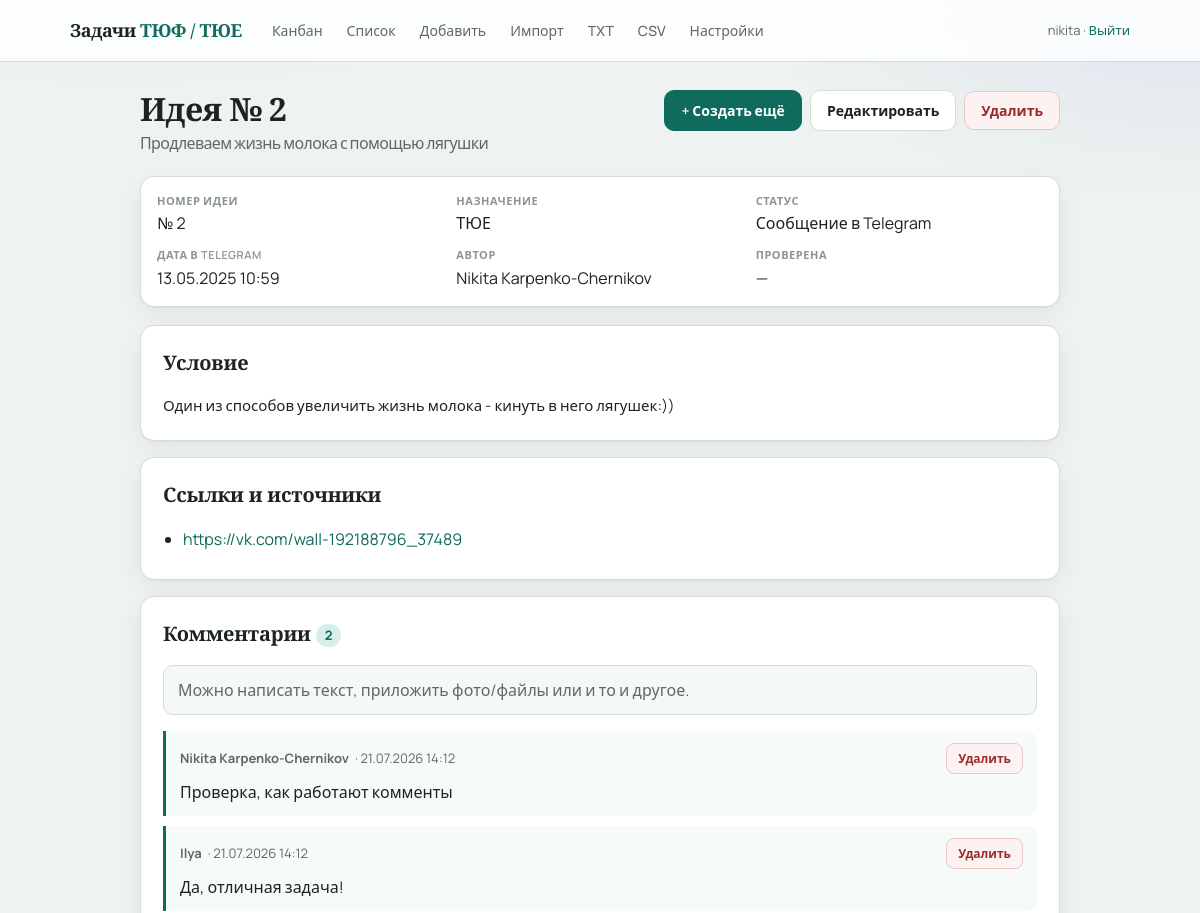
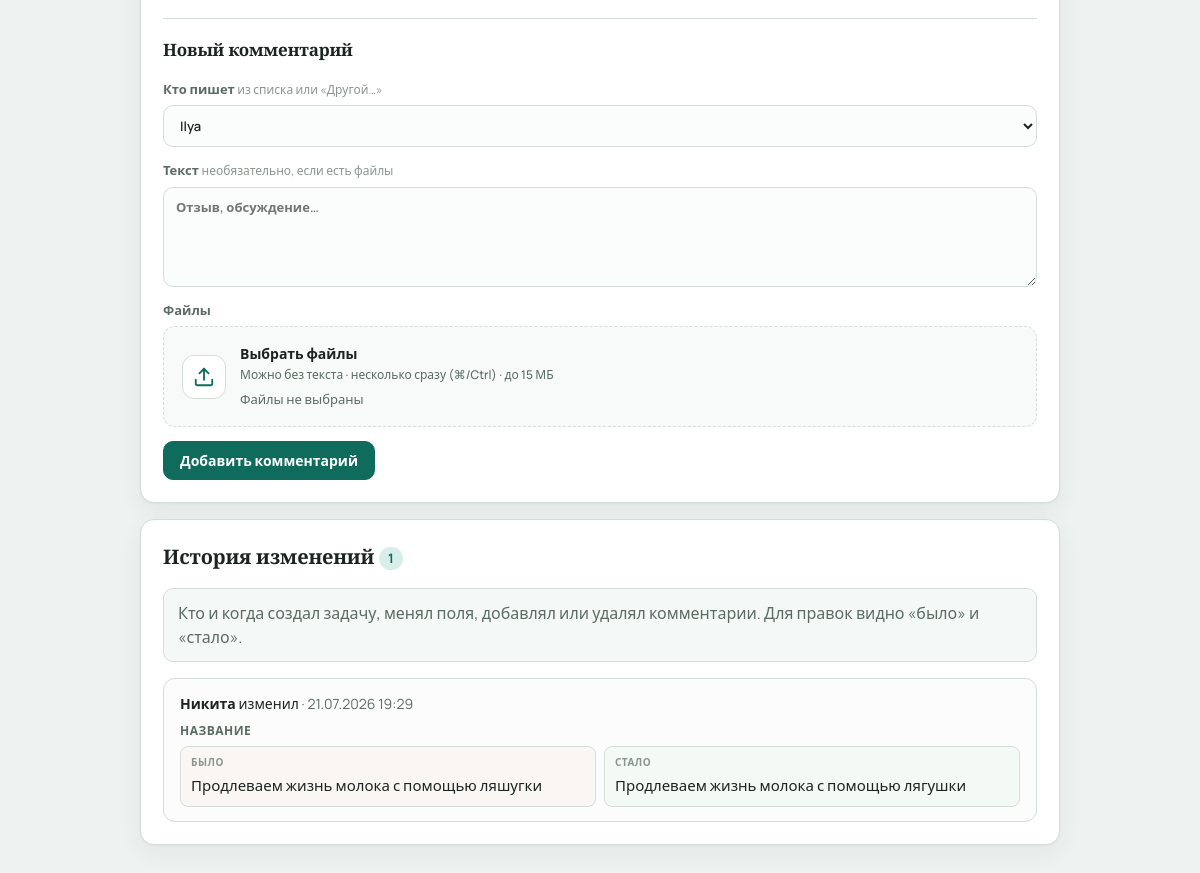
Page /tasks/2 (signed in) on the committed database (2 pictures, top to bottom).
### app/models.py (models this page shows)
class Task(Base):
    __tablename__ = "tasks"
    id = Column(Integer, primary_key=True, autoincrement=True)
    idea_number = Column(Integer, nullable=True, index=True)
    title = Column(String(500), nullable=True)
    condition = Column(Text, nullable=True)
    formulirovka = Column(Text, nullable=True)
    itogovaya_formulirovka = Column(Text, nullable=True)
    author = Column(String(100), nullable=True)
    naznachenie = Column(String(50), nullable=True)
    status = Column(String(50), default="tg", index=True)
    proverena = Column(String(20), nullable=True)
    archived = Column(Boolean, default=False, nullable=False)
    video_url = Column(String(1000), nullable=True)
    tags = Column(String(500), nullable=True)
    sources = Column(Text, nullable=True)
    telegram_url = Column(String(1000), nullable=True)
    telegram_datetime = Column(DateTime, nullable=False)
    answer_options = Column(Text, nullable=True)
    turnir = Column(String(20), nullable=True)
    turnir_year = Column(Integer, nullable=True)
    task_number = Column(Integer, nullable=True)
    etap_kk = Column(String(20), nullable=True)
    created_at = Column(DateTime, default=datetime.utcnow)
    updated_at = Column(DateTime, default=datetime.utcnow, onupdate=datetime.utcnow)
    comments = relationship(
        "Comment", back_populates="task", cascade="all, delete-orphan", order_by="Comment.created_at"
    )
    history = relationship(
        "TaskHistory",
        back_populates="task",
        cascade="all, delete-orphan",
        order_by="TaskHistory.created_at.desc()",
    )
    attachments = relationship(
        "Attachment",
        back_populates="task",
        cascade="all, delete-orphan",
        order_by="Attachment.created_at",
    )

class Comment(Base):
    __tablename__ = "comments"
    id = Column(Integer, primary_key=True, autoincrement=True)
    task_id = Column(Integer, ForeignKey("tasks.id", ondelete="CASCADE"), index=True)
    text = Column(Text, nullable=False)
    author = Column(String(100), nullable=False)
    telegram_url = Column(String(1000), nullable=True)
    created_at = Column(DateTime, default=datetime.utcnow)
    task = relationship("Task", back_populates="comments")
    attachments = relationship(
        "Attachment",
        back_populates="comment",
        cascade="all, delete-orphan",
        order_by="Attachment.created_at",
    )

class TaskHistory(Base):
    __tablename__ = "task_history"
    id = Column(Integer, primary_key=True, autoincrement=True)
    task_id = Column(Integer, ForeignKey("tasks.id", ondelete="CASCADE"), index=True, nullable=False)
    user = Column(String(100), nullable=False)
    action = Column(String(50), nullable=False)
    summary = Column(Text, nullable=True)
    changes_json = Column(Text, nullable=True)
    created_at = Column(DateTime, default=datetime.utcnow, index=True)
    task = relationship("Task", back_populates="history")

### app/routes.py (the view)
@router.get("/tasks/{task_id}", response_class=HTMLResponse)
def task_detail(
    request: Request,
    task_id: int,
    db: Session = Depends(get_db),
    created: str = Query(None),
):
    user = login_required(request)
    if not user:
        return RedirectResponse("/login", status_code=303)
    task = db.query(Task).options(
        joinedload(Task.comments).joinedload(Comment.attachments),
        joinedload(Task.attachments),
        joinedload(Task.history),
    ).filter(Task.id == task_id).first()
    if not task:
        raise HTTPException(status_code=404, detail="Задача не найдена")
    history = []
    for entry in sorted(task.history, key=lambda e: e.created_at or datetime.min, reverse=True):
        history.append({
            "entry": entry,
            "action_label": action_label(entry.action),
            "changes": parse_changes(entry),
        })
    task_files = [a for a in task.attachments if a.comment_id is None]
    attach_idea_occurrences(db, [task])
    return templates.TemplateResponse(
        request,
        "detail.html",
        {
            "user": user,
            "task": task,
            "task_files": task_files,
            "just_created": created == "1",
            "naznachenie_labels": NAZNACHENIE_LABELS,
            "status_labels": STATUS_LABELS,
            "proverena_labels": PROVERENA_LABELS,
            "format_igraetsya": format_igraetsya,
            "format_idea_label": format_idea_label,
            "format_idea_title": format_idea_title,
            "authors": _author_suggestions(db),
            "default_comment_author": DEFAULT_COMMENT_AUTHOR,
            "history": history,
        },
    )

### app/templates/detail.html (shortened to what this page needs)
{% extends "base.html" %}
{% from "macros.html" import file_picker, attachment_list, author_field with context %}
{% block content %}
<div class="page-header">
  <h1>
    {{ format_idea_title(task) }}
    {% if task.title %}<span class="subtitle">{{ task.title }}</span>{% endif %}
  </h1>
  <div class="actions-inline">
    <a href="/new" class="btn primary">+ Создать ещё</a>
    <a href="/tasks/{{ task.id }}/edit" class="btn secondary">Редактировать</a>
    <form method="post" action="/tasks/{{ task.id }}/delete" onsubmit="return confirm('Удалить задачу?')">
      <button type="submit" class="btn danger">Удалить</button>
    </form>
  </div>
</div>
<div class="meta-grid">
  <div><span class="label">Номер идеи</span>{{ format_idea_label(task) }}</div>
  <div><span class="label">Назначение</span>{{ naznachenie_labels.get(task.naznachenie or '', '—') }}</div>
  <div><span class="label">Статус</span>{{ status_labels.get(task.status, task.status) }}</div>
  <div><span class="label">Дата в Telegram</span>{{ task.telegram_datetime.strftime('%d.%m.%Y %H:%M') }}</div>
  <div><span class="label">Автор</span>{{ task.author or '—' }}</div>
  <div><span class="label">Проверена</span>{{ proverena_labels.get(task.proverena or '', '—') }}</div>
  {% set ig = format_igraetsya(task) %}
</div>
<section class="card">
  <h2>Условие</h2>
  <div class="pre-wrap">{{ task.condition or '—' }}</div>
</section>
<section class="card">
  <h2>Ссылки и источники</h2>
  {% if task.sources %}
  <ul class="links">
    {% for src in task.sources.splitlines() %}
    {% if src.strip() %}
    <li><a href="{{ src.strip() }}" target="_blank" rel="noopener">{{ src.strip() }}</a></li>
    {% endif %}
    {% endfor %}
  </ul>
  {% else %}
  <p class="muted">Пока нет. Добавьте через «Редактировать».</p>
  {% endif %}
</section>
<section class="card" id="comments">
  <h2>Комментарии <span class="count-pill">{{ task.comments|length }}</span></h2>
  <p class="muted help-box">
    Можно написать текст, приложить фото/файлы или и то и другое.
  </p>
  {% if task.comments %}
  <div class="comments">
    {% for c in task.comments %}
    <div class="comment">
      <div class="comment-meta">
        <strong>{{ c.author }}</strong>
        · {{ c.created_at.strftime('%d.%m.%Y %H:%M') }}
        <form method="post" action="/tasks/{{ task.id }}/comments/{{ c.id }}/delete" class="comment-delete"
              onsubmit="return confirm('Удалить этот комментарий?')">
          <button type="submit" class="btn btn-sm danger">Удалить</button>
        </form>
      </div>
      {% if c.text %}
      <div class="comment-text">{{ c.text }}</div>
      {% elif c.attachments %}
      <div class="comment-text muted">Без текста · только вложение</div>
      {% endif %}
    </div>
    {% endfor %}
  </div>
  {% else %}
  <p class="muted">Комментариев пока нет.</p>
  {% endif %}
  <form method="post" action="/tasks/{{ task.id }}/comments" class="comment-form" enctype="multipart/form-data">
    <h3>Новый комментарий</h3>
    <label>Кто пишет
      <span class="hint">из списка или «Другой…»</span>
      {{ author_field('author', default_comment_author, 'Имя нового автора', true) }}
    </label>
    <label>Текст
      <span class="hint">необязательно, если есть файлы</span>
      <textarea name="text" rows="4" placeholder="Отзыв, обсуждение…"></textarea>
    </label>
    <div class="field-block">
      <div class="field-label">Файлы</div>
      {{ file_picker('comment_files', 'Можно без текста · несколько сразу (⌘/Ctrl) · до 15 МБ') }}
    </div>
    <button type="submit" class="btn primary">Добавить комментарий</button>
  </form>
</section>
<section class="card" id="history">
  <h2>История изменений <span class="count-pill">{{ history|length }}</span></h2>
  <p class="muted help-box">
    Кто и когда создал задачу, менял поля, добавлял или удалял комментарии. Для правок видно «было» и «стало».
  </p>
  {% if history %}
  <div class="history-list">
    {% for item in history %}
    <article class="history-item">
      <div class="history-meta">
        <strong>{{ item.entry.user }}</strong>
        {{ item.action_label }}
        <span class="muted">· {{ item.entry.created_at.strftime('%d.%m.%Y %H:%M') }}</span>
      </div>
      {% if item.changes %}
      <ul class="history-changes">
        {% for change in item.changes %}
        <li>
          <div class="history-field">{{ change.label }}</div>
          {% if item.entry.action == 'created' %}
          <div class="history-diff history-diff-single">
            <div class="history-new"><span class="label">Значение</span><div class="pre-wrap">{{ change.new }}</div></div>
          </div>
          {% else %}
          <div class="history-diff">
            <div class="history-old"><span class="label">Было</span><div class="pre-wrap">{{ change.old }}</div></div>
            <div class="history-new"><span class="label">Стало</span><div class="pre-wrap">{{ change.new }}</div></div>
          </div>
          {% endif %}
        </li>
        {% endfor %}
      </ul>
      {% endif %}
    </article>
    {% endfor %}
  </div>
  {% else %}
  <p class="muted">Пока пусто — история начнёт копиться с новых правок.</p>
  {% endif %}
</section>
{% endblock %}

### rows in the picture
Task: idea_number "Идея № 2", title "Продлеваем жизнь молока с помощью лягушки", idea_number "№ 2", get "ТЮЕ", get "Сообщение в Telegram", telegram_datetime "13.05.2025 10:59", author "Nikita Karpenko-Chernikov", get "—", condition "Один из способов увеличить жизнь молока - кинуть в него лягушек:))", strip "https://vk.com/wall-192188796_37489"
Comment: author "Nikita Karpenko-Chernikov", created_at "21.07.2026 14:12", text "Проверка, как работают комменты"
Comment: author "Ilya", created_at "21.07.2026 14:12", text "Да, отличная задача!"
TaskHistory: entry.user "Никита", entry.created_at "21.07.2026 19:29"

### other values in the picture
{{ user }} "nikita"
{{ task.comments|length }} "2"
{{ hint }} "Можно без текста · несколько сразу (⌘/Ctrl) · до 15 МБ"
{{ history|length }} "1"
{{ item.action_label }} "изменил"
{{ change.label }} "НАЗВАНИЕ"
{{ change.old }} "Продлеваем жизнь молока с помощью ляшугки"
{{ change.new }} "Продлеваем жизнь молока с помощью лягушки"
form field author "Ilya"
